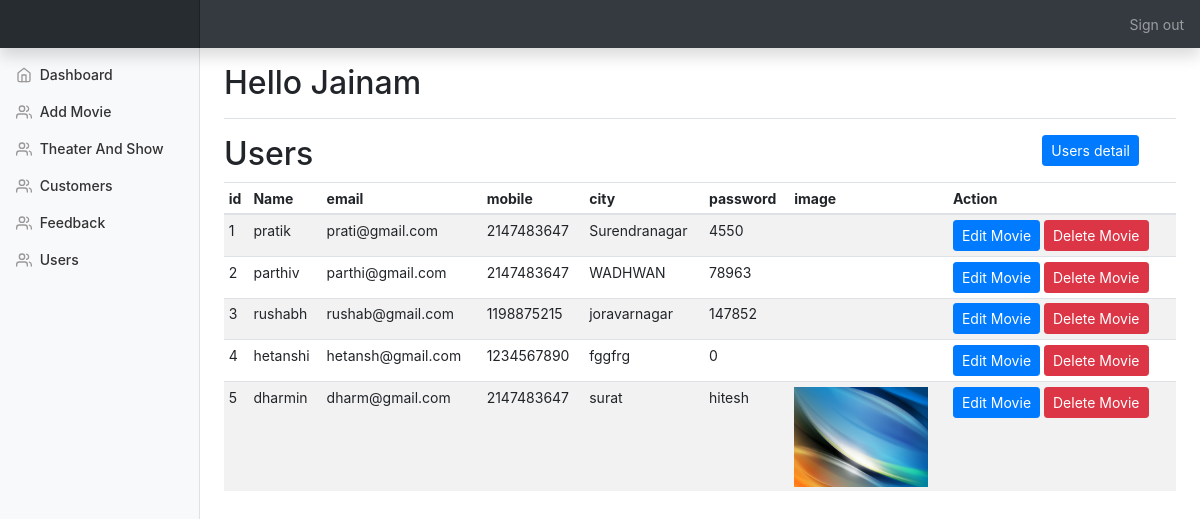
/users.php (signed in), run on the app's committed database.
### tables this page shows
CREATE TABLE `user` (
  `id` int(25) NOT NULL,
  `username` varchar(100) NOT NULL,
  `email` varchar(100) NOT NULL,
  `mobile` int(10) NOT NULL,
  `city` varchar(25) NOT NULL,
  `password` varchar(12) NOT NULL,
  `image` varchar(100) NOT NULL
);

### users.php (the view, shortened to what this page needs)
<!doctype html>
<html lang="en">
  <head>
<?php include_once("./templates/top.php"); ?>
<?php include_once("./templates/navbar.php"); ?>
<div class="container-fluid">
  <div class="row">
    <?php include "./templates/sidebar.php"; ?>
      <div class="row">
      	<div class="col-10">
      		<h2>Users</h2>
      	</div>
      	<div class="col-2">
      		<a href="#" data-toggle="modal" data-target="#add_users_modal" class="btn btn-primary btn-sm">Users detail</a>
      	</div>
      </div>
      <div class="table-responsive">
        <table class="table table-striped table-sm">
          <thead>
            <tr>
              <th>id</th>
              <th>Name</th>
              <th>email</th>
              <th>mobile</th>
              <th>city</th>
              <th>password</th>
              <th>image</th>
              <th>Action</th>
            </tr>
          </thead>
          <tbody id="product_list">
           <?php
include_once 'Database.php';
$result = mysqli_query($conn,"SELECT * FROM user");
if (mysqli_num_rows($result) > 0) {
  while($row = mysqli_fetch_array($result)) {
    $id=$row['id'];?>
    <tr>
              <td><?php echo $row['id'];?></td>
              <td><?php echo $row['username'];?></td>
              <td><?php echo $row['email'];?></td>
              <td><?php echo $row['mobile'];?></td>
              <td><?php echo $row['city'];?></td>
              <td><?php echo $row['password'];?></td>
              <td><img src="image/<?php echo $row['image']; ?>" alt="" class="resize"></td>
              <td><button data-toggle="modal" type="button" data-target="#edit_users_modal<?php echo $id;?>" class="btn btn-primary btn-sm">Edit Movie</button>
              <button data-toggle="modal" type="button" data-target="#delete_users_modal<?php echo $id;?>" class="btn btn-danger btn-sm">Delete Movie</button></td></td>
            </tr>
  <?php
  }
}
?>
          </tbody>
        </table>
      </div>
    </main>
  </div>
</div>
<?php include_once("./templates/footer.php"); ?>

### top.php (shortened to what this page needs)
<link rel="stylesheet" href="./css/bootstrap.min.css">
<link rel="stylesheet" href="./css/all.css">
    <link href="./css/dashboard.css" rel="stylesheet">
  </head>
 <body>

### navbar.php
 <nav class="navbar navbar-dark fixed-top bg-dark flex-md-nowrap p-0 shadow">
  <a class="navbar-brand col-sm-3 col-md-2 mr-0" href="#"><img src="logo.png" alt=""></a>
  <ul class="navbar-nav px-3">
    <li class="nav-item text-nowrap">
    	<?php
    		if (isset($_SESSION['admin'])) {
    			?>
    				<a class="nav-link" href="../admin/admin-logout.php">Sign out</a>
    			<?php
    		}
    	?>
    </li>
  </ul>
</nav>

### sidebar.php (shortened to what this page needs)
<nav class="col-md-2 d-none d-md-block bg-light sidebar">
      <div class="sidebar-sticky">
        <ul class="nav flex-column">
          <li class="nav-item">
            <a class="nav-link" href="index.php">
              <span data-feather="home"></span>
              Dashboard <span class="sr-only">(current)</span>
            </a>
          </li>
         <li class="nav-item">
            <a class="nav-link" href="add-movie.php">
              <span data-feather="users"></span>
              Add Movie
            </a>
          </li>
         <li class="nav-item">
            <a class="nav-link" href="Theater_and_show.php">
              <span data-feather="users"></span>
              Theater And Show
            </a>
          </li>
          <li class="nav-item">
            <a class="nav-link" href="customers.php">
              <span data-feather="users"></span>
              Customers
            </a>
          </li>
           <li class="nav-item">
            <a class="nav-link" href="Feedback.php">
              <span data-feather="users"></span>
              Feedback
            </a>
          </li>
           <li class="nav-item">
            <a class="nav-link" href="users.php">
              <span data-feather="users"></span>
              Users
            </a>
          </li>
        </ul>
      </div>
    </nav>
    <main role="main" class="col-md-9 ml-sm-auto col-lg-10 px-4">
      <div class="d-flex justify-content-between flex-wrap flex-md-nowrap align-items-center pt-3 pb-2 mb-3 border-bottom">
        <h1 class="h2">Hello <?php echo $_SESSION["admin"]; ?></h1>
      </div>

### footer.php (shortened to what this page needs)
 </body>
</html>

### dashboard.css (style rules this page uses)
body { font-size: .875rem; }
.feather { width: 16px; height: 16px; vertical-align: text-bottom; }
.sidebar { position: fixed; top: 0; bottom: 0; left: 0; z-index: 100; padding: 48px 0 0; box-shadow: inset -1px 0 0 rgba(0, 0, 0, .1); }
.sidebar-sticky { position: relative; top: 0; height: calc(100vh - 48px); padding-top: .5rem; overflow-x: hidden; overflow-y: auto; }
.sidebar .nav-link { font-weight: 500; color: #333; }
.sidebar .nav-link .feather { margin-right: 4px; color: #999; }
[role="main"] { padding-top: 133px; }
@media (min-width: 768px) { [role="main"] { padding-top: 48px; } }
.navbar-brand { padding-top: .75rem; padding-bottom: .75rem; font-size: 1rem; background-color: rgba(0, 0, 0, .25); box-shadow: inset -1px 0 0 rgba(0, 0, 0, .25); }
.resize { height: 100px; }

### data on the page
user: id "1", username "pratik", email "prati@gmail.com", mobile "2147483647", city "Surendranagar", password "4550"
user: id "2", username "parthiv", email "parthi@gmail.com", mobile "2147483647", city "WADHWAN", password "78963"
user: id "3", username "rushabh", email "rushab@gmail.com", mobile "1198875215", city "joravarnagar", password "147852"
user: id "4", username "hetanshi", email "hetansh@gmail.com", mobile "1234567890", city "fggfrg", password "0"
user: id "5", username "dharmin", email "dharm@gmail.com", mobile "2147483647", city "surat", password "hitesh", image (picture)

### other printed values
$_SESSION["admin"] "Jainam"
